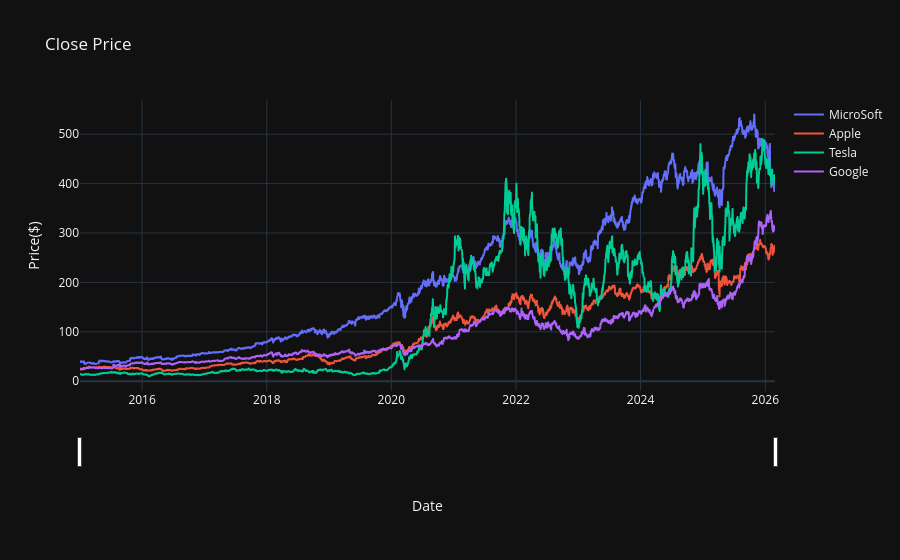

The notebook cell saved with this chart:
### Code cell
fig=go.Figure()

fig.add_trace(go.Scattergl(x=data.index,y=data['Close'],mode='lines',name='MicroSoft'))

fig.add_trace(go.Scattergl(x=apple_data.index,y=apple_data['Close'],mode='lines',name='Apple'))

fig.add_trace(go.Scattergl(x=tesla_data.index,y=tesla_data['Close'],mode='lines',name='Tesla'))

fig.add_trace(go.Scattergl(x=google_data.index,y=google_data['Close'],mode='lines',name='Google'))

fig.update_layout(title='Close Price',xaxis_title='Date',yaxis_title='Price($)',
                  xaxis=dict(rangeslider=dict(visible=True)),template='plotly_dark')
fig.show()

### Figure 1 — Plotly figure (JSON) as saved in the notebook; plotly's stock layout.template omitted (floating-point values rounded to 4 significant figures; data arrays with more than 128 entries replaced by an {"elided": "..."} marker saying what was removed)
{"data": [{"mode": "lines", "name": "MicroSoft", "type": "scattergl", "x": {"elided": "2804 str values"}, "y": {"elided": "2804 float values"}}, {"mode": "lines", "name": "Apple", "type": "scattergl", "x": {"elided": "2805 str values"}, "y": {"elided": "2805 float values"}}, {"mode": "lines", "name": "Tesla", "type": "scattergl", "x": {"elided": "2805 str values"}, "y": {"elided": "2805 float values"}}, {"mode": "lines", "name": "Google", "type": "scattergl", "x": {"elided": "2805 str values"}, "y": {"elided": "2805 float values"}}], "layout": {"title": {"text": "Close Price"}, "xaxis": {"rangeslider": {"visible": true}, "title": {"text": "Date"}}, "yaxis": {"title": {"text": "Price($)"}}}}
